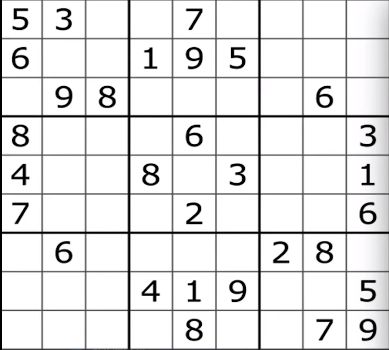
#> input picture sobel.png, 389 x 350 px
$ python 25-sobel.py   (older library calls are emulated)
#> lines starting #> are read from the running program, lines starting #| are printed output that depends on the picture
import cv2
import numpy as np

img = cv2.imread("./sobel.png")
#> img is the input picture: shape (350, 389, 3); mean B, G, R 229, 228.6, 229


# 索贝尔算子y方向边缘
d1 = cv2.Sobel(img, cv2.CV_64F, 1, 0, ksize=5)
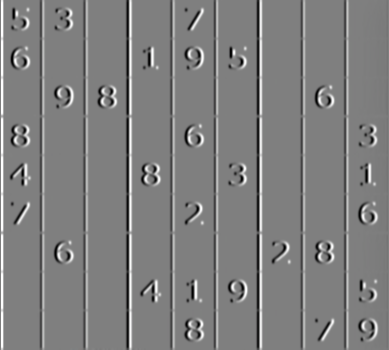
#> d1: shape (350, 389, 3) float64; mean B, G, R 52.4, 52, 52.4; drawn with min black and max white
# 索贝尔算子x方向边缘
d2 = cv2.Sobel(img, cv2.CV_64F, 0, 1, ksize=5)
# d2 = cv2.Sobel(img, cv2.CV_64F, 1, 1, ksize=5)


# 沙尔算子y方向边缘 (不可以直接求xy方向边缘)
s1 = cv2.Scharr(img, cv2.CV_64F, 0, 1)
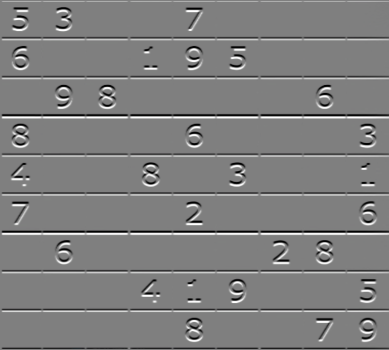
#> s1: shape (350, 389, 3) float64; mean B, G, R -7.6, -7.7, -7.7; drawn with min black and max white
# 沙尔算子x方向边缘
s2 = cv2.Scharr(img, cv2.CV_64F, 1, 0)

# 拉普拉斯算子
lap = cv2.Laplacian(img, cv2.CV_64F)
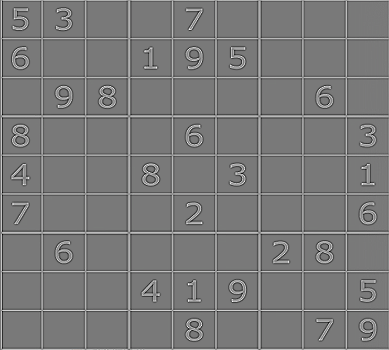
#> lap: shape (350, 389, 3) float64; mean B, G, R 0.6, 0.7, 0.6; drawn with min black and max white

dst1 = cv2.add(d1, d2)
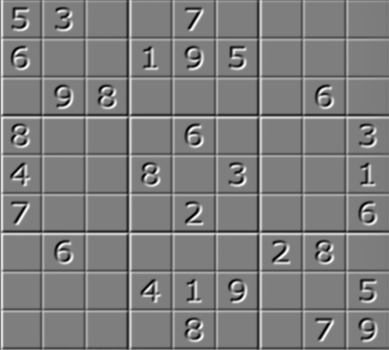
#> dst1: shape (350, 389, 3) float64; mean B, G, R 26.4, 25.5, 26.1; drawn with min black and max white
dst2 = cv2.add(s1, s2)

# cv2.imshow("img", img)
# cv2.imshow("d1", d1)
# cv2.imshow("d2", d2)
cv2.imshow("dst", dst1)
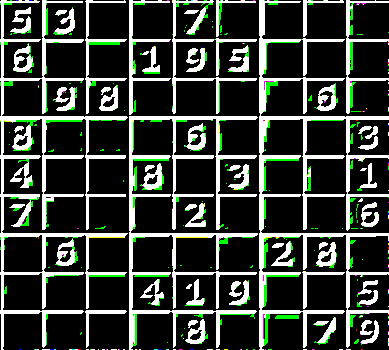
#> window 'dst': shape (350, 389, 3); mean B, G, R 55.4, 62.8, 55.7
cv2.imshow("lap", lap)
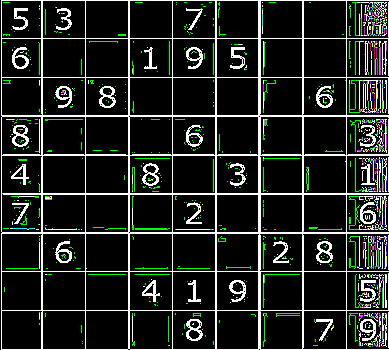
#> window 'lap': shape (350, 389, 3); mean B, G, R 33.8, 38.9, 33.8
cv2.imshow("dst2", dst2)
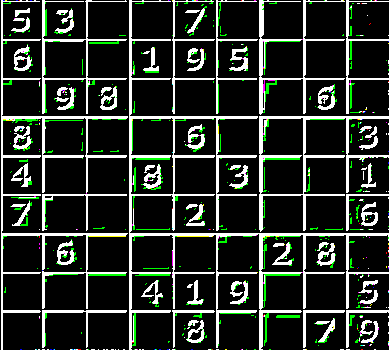
#> window 'dst2': shape (350, 389, 3); mean B, G, R 41.2, 47.7, 41.5
cv2.waitKey(0)
